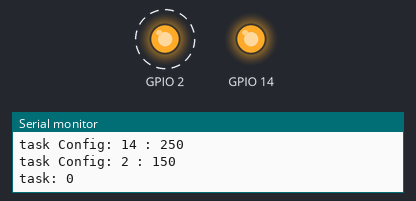
The program below on a simulated ESP32. Shown: output pins drawn as LEDs (lit = HIGH), the last lines printed to the serial monitor. Dashed ring = blinking.

Above: at 0.12 s.
At 14.77 s:
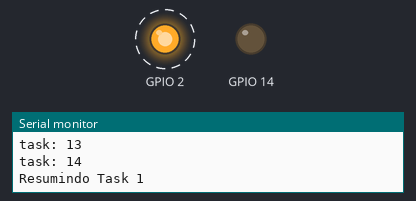
Timing chart, 0 to 19.4 s (numbered marks = the images above):
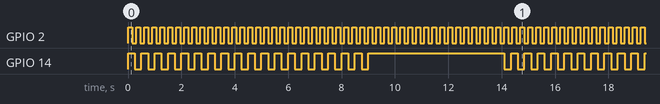

The program:

main.cpp
```cpp
#include <Arduino.h>

/*Biblioitecas do FreeRTOS*/
#include <freertos/FreeRTOS.h>
#include <freertos/task.h>


/* Variaveis para mapeamento de handles*/
TaskHandle_t task_1_Handle = NULL;
TaskHandle_t task_2_Handle = NULL;
TaskHandle_t task_3_Handle = NULL;

/* Prototipos das tasks*/

void vTask1(void *pvParameters);
void vTask2(void *pvParameters);

struct blinkConfig{
  int time;
  int led;
};


void setup() {
  Serial.begin(112500);

  blinkConfig config1 = {250,14};
  blinkConfig config2 = {150,2};

  xTaskCreatePinnedToCore(vTask1, "BLink out", configMINIMAL_STACK_SIZE, (void*)&config1, 1, &task_1_Handle, APP_CPU_NUM);
  xTaskCreatePinnedToCore(vTask1, "Blink in", configMINIMAL_STACK_SIZE, (void*)&config2, 1, &task_3_Handle, APP_CPU_NUM);
  delay(100);
  xTaskCreatePinnedToCore(vTask2, "Task2", configMINIMAL_STACK_SIZE+1024, NULL, 2, &task_2_Handle, PRO_CPU_NUM);

}

void loop() {
  vTaskDelay(3000);

}

void vTask1(void *pvParameters){
  blinkConfig config = (blinkConfig)*(blinkConfig*) pvParameters;
  int pin = config.led;
  int time = config.time;
  Serial.print("\n");
  Serial.print(pcTaskGetTaskName(NULL));
  Serial.println(" Config: " + String(pin) + " : " + String(time));


  pinMode(pin, OUTPUT);
  while (true){
    digitalWrite(pin, !digitalRead(pin));
    vTaskDelay(pdMS_TO_TICKS(time));

  }

}


void vTask2(void *pvParameters){
  int cont = 0;
  while (true){
    Serial.print(pcTaskGetTaskName(NULL));
    Serial.print(": ");
    Serial.println(cont++);

    if(cont == 10){
      vTaskSuspend(task_1_Handle);
      Serial.println("Pausando task 1");
    }

    if(cont == 15){
      Serial.println("Resumindo Task 1");
      cont = 0;
      vTaskResume(task_1_Handle);
    }

    vTaskDelay(pdMS_TO_TICKS(1000 ));
  }

}
```

Measured:
- by itself, GPIO 2: alternates HIGH for 0.15 s and LOW for 0.15 s
- by itself, GPIO 14: repeats every 14.9 s: LOW 0.25 s, HIGH 5.1 s, 19 × (LOW 0.25 s, HIGH 0.25 s)
